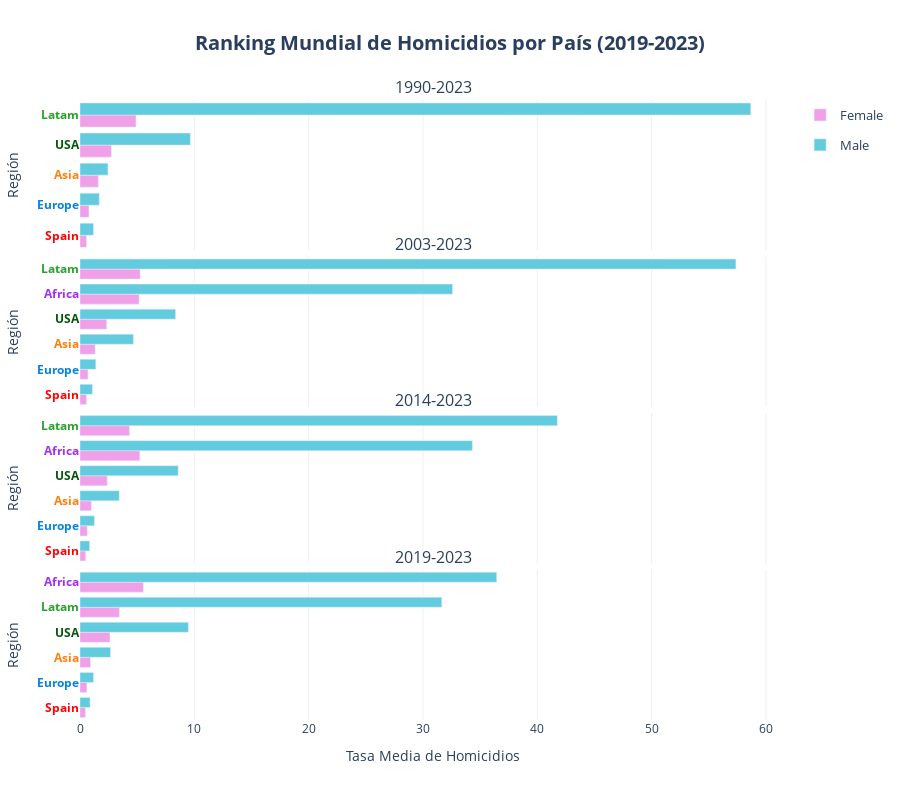

The code cell stored with this chart in its notebook:
### Code cell
barplot(
    df = df_ranking_combined['region'], 
    x='mean_homicides_rate', 
    y='Region_2', 
    height=800,
    reverse_y_order=False,
    orientation='h', 
    color='Sex', 
    facet_col='Periodo',
    cols_wrap=1, 
    vertical_spacing = 0.01,
    #barmode='group',
    yticks_color_column='Region_2',
    yticks_color_map=COLOR_MAP['Region_2'],
    color_discrete_map=COLOR_MAP['Sex'], 
    #category_orders=CATEGORY_ORDERS,
    hover_data=HOVER_DATA['ranking_region'], 
    labels=LABELS['ranking'],
    hovertemplate=HOVER_TEMPLATES['ranking_region'],
    title=f"Ranking Mundial de Homicidios por País ({initial_year}-2023)",
    plot_save_path=os.path.join(PROJECT_PATH, 'plots', f'{initial_year}_2023_' + PLOT_FILENAME['ranking_region']), 
    show=True
    )

### Figure 1 — Plotly figure (JSON) as saved in the notebook; plotly's stock layout.template omitted (floating-point values rounded to 4 significant figures)
{"data": [{"cliponaxis": false, "hovertemplate": "<b style='font-size: 14px'>%{y}</b><br><br><b>Tasa Media de Homicidios:</b> %{x:.2f}<br><extra></extra>", "legendgroup": "Female", "marker": {"color": "#EFA0E8", "pattern": {"shape": ""}}, "name": "Female", "orientation": "h", "showlegend": true, "textangle": 0, "textfont": {"size": 12}, "textposition": "outside", "type": "bar", "x": [0.57, 0.7811, 1.6, 2.74, 4.895], "xaxis": "x", "y": ["Spain", "Europe", "Asia", "USA", "Latam"], "yaxis": "y"}, {"cliponaxis": false, "hovertemplate": "<b style='font-size: 14px'>%{y}</b><br><br><b>Tasa Media de Homicidios:</b> %{x:.2f}<br><extra></extra>", "legendgroup": "Male", "marker": {"color": "#62CBDE", "pattern": {"shape": ""}}, "name": "Male", "orientation": "h", "showlegend": true, "textangle": 0, "textfont": {"size": 12}, "textposition": "outside", "type": "bar", "x": [1.18, 1.683, 2.445, 9.65, 58.67], "xaxis": "x", "y": ["Spain", "Europe", "Asia", "USA", "Latam"], "yaxis": "y"}, {"cliponaxis": false, "hovertemplate": "<b style='font-size: 14px'>%{y}</b><br><br><b>Tasa Media de Homicidios:</b> %{x:.2f}<br><extra></extra>", "legendgroup": "Female", "marker": {"color": "#EFA0E8", "pattern": {"shape": ""}}, "name": "Female", "orientation": "h", "showlegend": false, "textangle": 0, "textfont": {"size": 12}, "textposition": "outside", "type": "bar", "x": [0.57, 0.6944, 1.322, 2.33, 5.165, 5.258], "xaxis": "x2", "y": ["Spain", "Europe", "Asia", "USA", "Africa", "Latam"], "yaxis": "y2"}, {"cliponaxis": false, "hovertemplate": "<b style='font-size: 14px'>%{y}</b><br><br><b>Tasa Media de Homicidios:</b> %{x:.2f}<br><extra></extra>", "legendgroup": "Male", "marker": {"color": "#62CBDE", "pattern": {"shape": ""}}, "name": "Male", "orientation": "h", "showlegend": false, "textangle": 0, "textfont": {"size": 12}, "textposition": "outside", "type": "bar", "x": [1.09, 1.382, 4.672, 8.36, 32.59, 57.37], "xaxis": "x2", "y": ["Spain", "Europe", "Asia", "USA", "Africa", "Latam"], "yaxis": "y2"}, {"cliponaxis": false, "hovertemplate": "<b style='font-size: 14px'>%{y}</b><br><br><b>Tasa Media de Homicidios:</b> %{x:.2f}<br><extra></extra>", "legendgroup": "Female", "marker": {"color": "#EFA0E8", "pattern": {"shape": ""}}, "name": "Female", "orientation": "h", "showlegend": false, "textangle": 0, "textfont": {"size": 12}, "textposition": "outside", "type": "bar", "x": [0.49, 0.631, 0.99, 2.38, 4.325, 5.23], "xaxis": "x3", "y": ["Spain", "Europe", "Asia", "USA", "Latam", "Africa"], "yaxis": "y3"}, {"cliponaxis": false, "hovertemplate": "<b style='font-size: 14px'>%{y}</b><br><br><b>Tasa Media de Homicidios:</b> %{x:.2f}<br><extra></extra>", "legendgroup": "Male", "marker": {"color": "#62CBDE", "pattern": {"shape": ""}}, "name": "Male", "orientation": "h", "showlegend": false, "textangle": 0, "textfont": {"size": 12}, "textposition": "outside", "type": "bar", "x": [0.84, 1.262, 3.432, 8.59, 34.32, 41.75], "xaxis": "x3", "y": ["Spain", "Europe", "Asia", "USA", "Africa", "Latam"], "yaxis": "y3"}, {"cliponaxis": false, "hovertemplate": "<b style='font-size: 14px'>%{y}</b><br><br><b>Tasa Media de Homicidios:</b> %{x:.2f}<br><extra></extra>", "legendgroup": "Female", "marker": {"color": "#EFA0E8", "pattern": {"shape": ""}}, "name": "Female", "orientation": "h", "showlegend": false, "textangle": 0, "textfont": {"size": 12}, "textposition": "outside", "type": "bar", "x": [0.47, 0.5989, 0.9167, 2.62, 3.44, 5.54], "xaxis": "x4", "y": ["Spain", "Europe", "Asia", "USA", "Latam", "Africa"], "yaxis": "y4"}, {"cliponaxis": false, "hovertemplate": "<b style='font-size: 14px'>%{y}</b><br><br><b>Tasa Media de Homicidios:</b> %{x:.2f}<br><extra></extra>", "legendgroup": "Male", "marker": {"color": "#62CBDE", "pattern": {"shape": ""}}, "name": "Male", "orientation": "h", "showlegend": false, "textangle": 0, "textfont": {"size": 12}, "textposition": "outside", "type": "bar", "x": [0.88, 1.182, 2.67, 9.48, 31.64, 36.45], "xaxis": "x4", "y": ["Spain", "Europe", "Asia", "USA", "Latam", "Africa"], "yaxis": "y4"}], "layout": {"annotations": [{"font": {"size": 16}, "showarrow": false, "text": "1990-2023", "x": 0.5, "xanchor": "center", "xref": "paper", "y": 1, "yanchor": "bottom", "yref": "paper"}, {"font": {"size": 16}, "showarrow": false, "text": "2003-2023", "x": 0.5, "xanchor": "center", "xref": "paper", "y": 0.7475, "yanchor": "bottom", "yref": "paper"}, {"font": {"size": 16}, "showarrow": false, "text": "2014-2023", "x": 0.5, "xanchor": "center", "xref": "paper", "y": 0.495, "yanchor": "bottom", "yref": "paper"}, {"font": {"size": 16}, "showarrow": false, "text": "2019-2023", "x": 0.5, "xanchor": "center", "xref": "paper", "y": 0.2425, "yanchor": "bottom", "yref": "paper"}], "height": 800, "legend": {"font": {"size": 13}, "title": {"font": {"size": 15}}}, "plot_bgcolor": "white", "title": {"font": {"size": 20}, "text": "<b>Ranking Mundial de Homicidios por País (2019-2023)</b>", "x": 0.5, "xanchor": "center"}, "xaxis": {"anchor": "y", "domain": [0, 1], "gridcolor": "#f0f0f0", "matches": "x4", "showgrid": true, "showticklabels": false, "tickfont": {"size": 12}, "title": {"font": {"size": 14}}}, "xaxis2": {"anchor": "y2", "domain": [0, 1], "gridcolor": "#f0f0f0", "matches": "x4", "showgrid": true, "showticklabels": false, "tickfont": {"size": 12}, "title": {"font": {"size": 14}}}, "xaxis3": {"anchor": "y3", "domain": [0, 1], "gridcolor": "#f0f0f0", "matches": "x4", "showgrid": true, "showticklabels": false, "tickfont": {"size": 12}, "title": {"font": {"size": 14}}}, "xaxis4": {"anchor": "y4", "domain": [0, 1], "gridcolor": "#f0f0f0", "showgrid": true, "tickfont": {"size": 12}, "title": {"font": {"size": 14}, "text": "Tasa Media de Homicidios"}}, "yaxis": {"anchor": "x", "automargin": true, "categoryarray": ["Spain", "Europe", "Asia", "USA", "Latam"], "categoryorder": "array", "domain": [0.7575, 1], "showgrid": false, "tickfont": {"size": 12}, "tickmode": "array", "ticktext": ["<span style='color:#FF0000; font-weight:bold'>Spain</span>", "<span style='color:#0883db; font-weight:bold'>Europe</span>", "<span style='color:#ff7f0e; font-weight:bold'>Asia</span>", "<span style='color:#055509; font-weight:bold'>USA</span>", "<span style='color:#2ca02c; font-weight:bold'>Latam</span>"], "tickvals": ["Spain", "Europe", "Asia", "USA", "Latam"], "title": {"font": {"size": 14}, "text": "Región"}, "type": "category"}, "yaxis2": {"anchor": "x2", "automargin": true, "categoryarray": ["Spain", "Europe", "Asia", "USA", "Africa", "Latam"], "categoryorder": "array", "domain": [0.505, 0.7475], "showgrid": false, "tickfont": {"size": 12}, "tickmode": "array", "ticktext": ["<span style='color:#FF0000; font-weight:bold'>Spain</span>", "<span style='color:#0883db; font-weight:bold'>Europe</span>", "<span style='color:#ff7f0e; font-weight:bold'>Asia</span>", "<span style='color:#055509; font-weight:bold'>USA</span>", "<span style='color:#a02ff1; font-weight:bold'>Africa</span>", "<span style='color:#2ca02c; font-weight:bold'>Latam</span>"], "tickvals": ["Spain", "Europe", "Asia", "USA", "Africa", "Latam"], "title": {"font": {"size": 14}, "text": "Región"}, "type": "category"}, "yaxis3": {"anchor": "x3", "automargin": true, "categoryarray": ["Spain", "Europe", "Asia", "USA", "Africa", "Latam"], "categoryorder": "array", "domain": [0.2525, 0.495], "showgrid": false, "tickfont": {"size": 12}, "tickmode": "array", "ticktext": ["<span style='color:#FF0000; font-weight:bold'>Spain</span>", "<span style='color:#0883db; font-weight:bold'>Europe</span>", "<span style='color:#ff7f0e; font-weight:bold'>Asia</span>", "<span style='color:#055509; font-weight:bold'>USA</span>", "<span style='color:#a02ff1; font-weight:bold'>Africa</span>", "<span style='color:#2ca02c; font-weight:bold'>Latam</span>"], "tickvals": ["Spain", "Europe", "Asia", "USA", "Africa", "Latam"], "title": {"font": {"size": 14}, "text": "Región"}, "type": "category"}, "yaxis4": {"anchor": "x4", "automargin": true, "categoryarray": ["Spain", "Europe", "Asia", "USA", "Latam", "Africa"], "categoryorder": "array", "domain": [0, 0.2425], "showgrid": false, "tickfont": {"size": 12}, "tickmode": "array", "ticktext": ["<span style='color:#FF0000; font-weight:bold'>Spain</span>", "<span style='color:#0883db; font-weight:bold'>Europe</span>", "<span style='color:#ff7f0e; font-weight:bold'>Asia</span>", "<span style='color:#055509; font-weight:bold'>USA</span>", "<span style='color:#2ca02c; font-weight:bold'>Latam</span>", "<span style='color:#a02ff1; font-weight:bold'>Africa</span>"], "tickvals": ["Spain", "Europe", "Asia", "USA", "Latam", "Africa"], "title": {"font": {"size": 14}, "text": "Región"}, "type": "category"}}}
